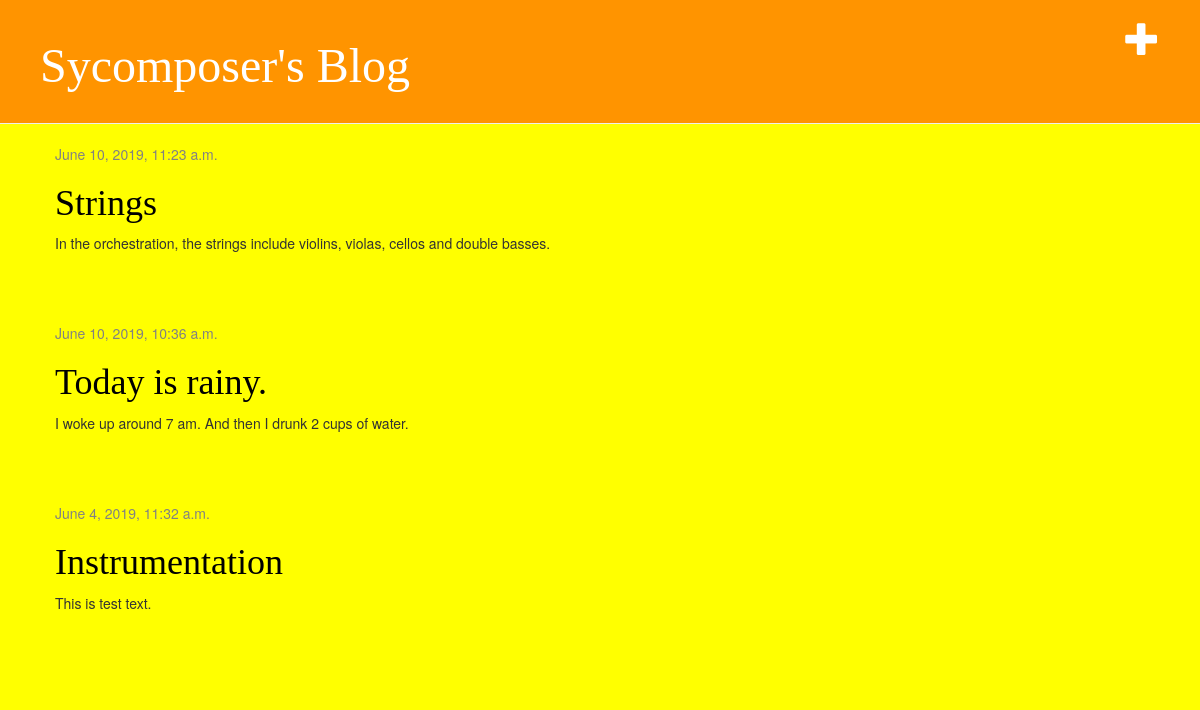
Screenshot of /blog/ with the database file from the repository.
### blog/models.py (models this page shows, shortened)
class Post(models.Model):
    author=models.ForeignKey('auth.User', on_delete=models.CASCADE)
    title=models.CharField(max_length=200)
    text = models.TextField()
    created_date=models.DateTimeField(default=timezone.now)
    published_date = models.DateTimeField(blank=True, null=True)

### blog/views.py (the view)
# urls.py: path('', views.post_list, name='post_list'),
def post_list(request):
    posts=Post.objects.filter(published_date__lte=timezone.now()).order_by('-published_date')
    return render(request, "blog/post_list.html", {'posts':posts})

### blog/templates/blog/post_list.html
{% extends 'blog/base.html' %}
{% block content %}
    {% for post in posts %}
        <div class="post">
            <div class="date">
                {{ post.published_date }}
            </div>
            <h1><a href="{% url 'post_detail' post.pk %}">{{ post.title }}</a></h1>
            <p>{{ post.text|linebreaksbr }}</p>
        </div>
    {% endfor %}
{% endblock %}

### blog/templates/blog/base.html (shortened to what this page needs)
{% load static %}
<html>
    <head>
        <link rel="stylesheet" href="//maxcdn.bootstrapcdn.com/bootstrap/3.2.0/css/bootstrap.min.css">
        <link rel="stylesheet" href="//maxcdn.bootstrapcdn.com/bootstrap/3.2.0/css/bootstrap-theme.min.css">
        <link rel="stylesheet" href="{% static 'css/blog.css' %}">
    </head>
   <body>
    <div class="page-header">
        <a href="{% url 'post_new' %}" class="top-menu"><span class="glyphicon glyphicon-plus"></span></a>
        <h1><a href="/">Sycomposer's Blog</a></h1>
    </div>
    <div class="content container">
        <div class="row">
            <div class="col-md-8">
            {% block content %}
            {% endblock %}
            </div>
        </div>
    </div>
</body>
</html>

### blog/static/css/blog.css (style rules this page uses)
.page-header { background-color: #ff9400; margin-top: 0; padding: 20px 20px 20px 40px; }
.page-header h1, .page-header h1 a, .page-header h1 a:visited, .page-header h1 a:active { color: #ffffff; font-size: 36pt; text-decoration: none; }
body { background-color: yellow; }
.content { margin-left: 40px; }
h1, h2, h3, h4 { font-family: Times New Roman, cursive; }
.date { color: #828282; }
.top-menu, .top-menu:hover, .top-menu:visited { color: #ffffff; float: right; font-size: 26pt; margin-right: 20px; }
.post { margin-bottom: 70px; }
.post h1 a, .post h1 a:visited { color: #000000; }

### rows the page displays
Post: published_date "June 10, 2019, 11:23 a.m.", title "Strings", text "In the orchestration, the strings include violins, violas, cellos and double basses."
Post: published_date "June 10, 2019, 10:36 a.m.", title "Today is rainy.", text "I woke up around 7 am. And then I drunk 2 cups of water."
Post: published_date "June 4, 2019, 11:32 a.m.", title "Instrumentation", text "This is test text."
